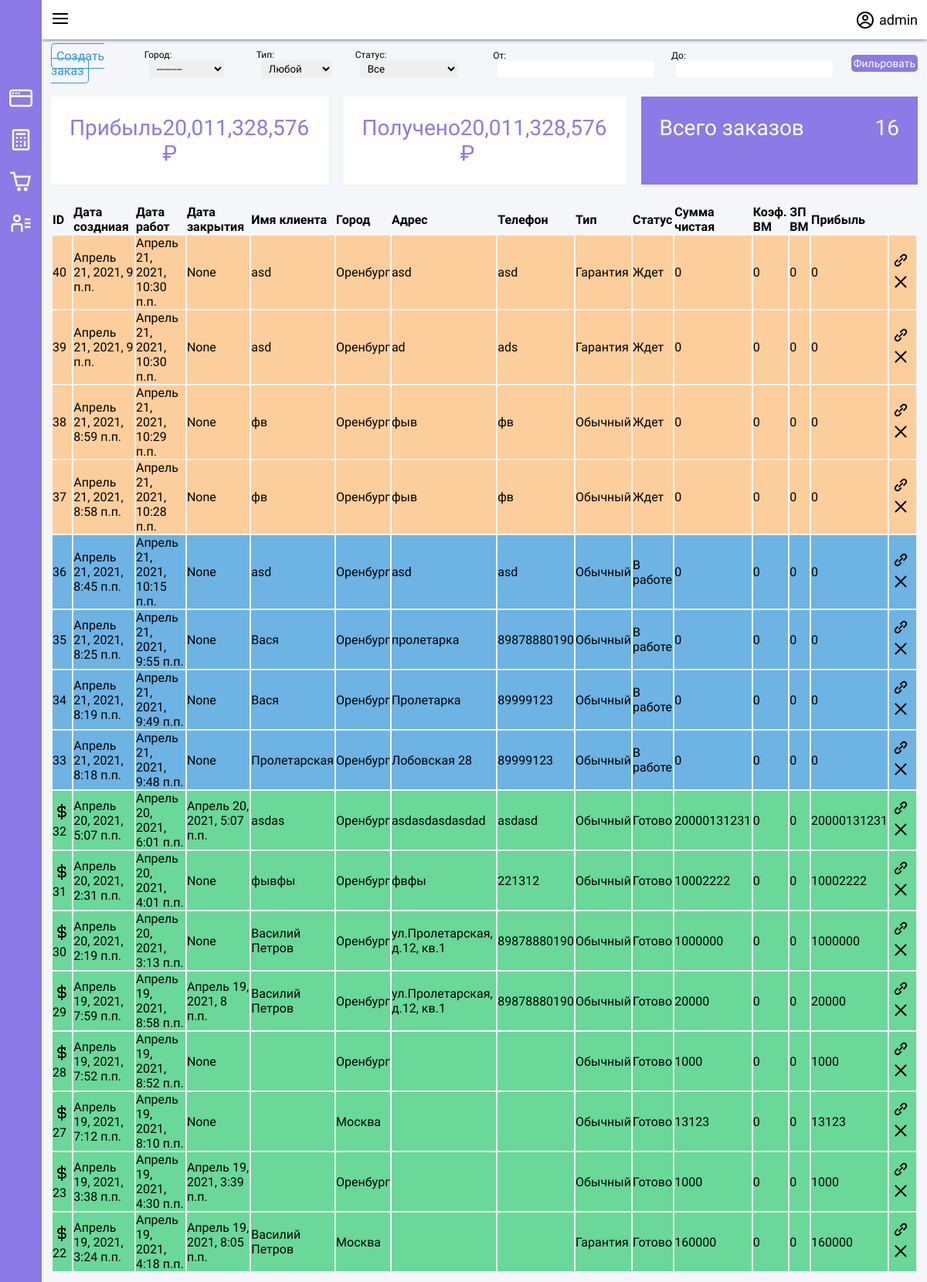
The app's page /orders/ (signed in) with its own data.
### app/models.py (models this page shows, shortened)
class User(AbstractUser):
    pass

class Order(models.Model):
    class Meta:
        verbose_name = "Заказ"
        verbose_name_plural = "Заказы"
    TypeChoice = (
        ('G', 'Гарантия'),
        ('N', 'Обычный'),
    )
    StatusChoice = (
        ('R', 'Готово'),
        ('W', 'Ждет'),
        ('C', 'Отменен'),
        ('J', 'В работе'),
        ('M', 'Модернизация')
    )
    create_date = models.DateTimeField(verbose_name='Дата и время создания заказа.', auto_now_add=True)
    working_date = models.DateTimeField(verbose_name='Когда начинать работу', blank=True, default=timezone.now()+timezone.timedelta(hours=1))
    closing_date = models.DateTimeField(verbose_name='Дата и время закрытия заказа.', null=True, blank=True)
    client_name = models.CharField(max_length=256, verbose_name='Имя клиента', blank=True, default='')
    master_advert_name = models.CharField(max_length=128,verbose_name='Рекламное имя ВМ', blank=True, null=True)
    client_adress = models.CharField(max_length=256, verbose_name='Адрес', blank=True, default='')
    client_phone = models.CharField(max_length=128, verbose_name='Телефон клиента', blank=True, default='')
    client_city = models.ForeignKey(
        to=City,
        related_name='client_city',
        related_query_name='client_cities',
        verbose_name='Город',
        null=True,
        on_delete=models.SET_NULL
    )
    order_type = models.CharField(max_length=1, verbose_name='Тип', choices=TypeChoice, default='N')
    order_status = models.CharField(max_length=1, verbose_name='Статус', choices=StatusChoice, default='W')
    comment = models.TextField(verbose_name='Проблема', blank=True, default='')
    announced_amounts = models.TextField(verbose_name='Цены озвучены', blank=True, default='')
    master = models.ForeignKey(
        TelegramProfile,
        on_delete=models.SET_NULL,
        related_name='orders',
        related_query_name='order',
        limit_choices_to={'is_master': True},
        verbose_name='ВМ',
        blank=True,
        null=True
    )
    master_requests = models.ManyToManyField(
        TelegramProfile,
        related_name='orders_request',
        related_query_name='order_request',
        limit_choices_to={'is_master': True},
        blank=True,
        verbose_name='Предложения ВМ',
    )
    amount = models.PositiveIntegerField(verbose_name='Цена услуг', default=0)
    master_comment = models.TextField(verbose_name='Комментарий мастера', blank=True, default='')
    cashed = models.BooleanField(verbose_name='Деньги собраны?', default=False, blank=True)
    cached_master_percent = models.FloatField(verbose_name='Процент мастера.', default=0, blank=True)
    @property
    def get_amount(self):
            if self.amount:
                return self.amount
            else:
                return 0
    @property
    def get_master_amount(self):
        return int(self.get_amount * self.master_coef)
    @property
    def get_clear_amount(self):
        return int(self.get_amount - self.get_master_amount)
    @property
    def get_cashed_value(self):
        if self.cashed:
            return self.get_clear_amount
        return 0
    @property
    def master_coef(self):
        if self.master:
            if self.order_status == 'R':
                return self.cached_master_percent
            else:
                for row in self.master.percents.split(','):
                    values, percent = row.split('%')
                    val1, val2 = values.split('-')
                    if self.get_amount > int(val1) and self.get_amount < int(val2):
                        self.cached_master_percent = int(percent) / 100
                        self.save()
                        return self.cached_master_percent
        return 0
    @property
    def type_verbose(self):
        if (self.order_type):
            return dict(Order.TypeChoice)[self.order_type]
        return ''
    @property
    def status_verbose(self):
        if (self.order_status):
            return dict(Order.StatusChoice)[self.order_status]
        return ''

class City(models.Model):
    class Meta:
        verbose_name = 'Город'
        verbose_name_plural = 'Города'
    title = models.CharField(max_length=128, verbose_name='Город', null=True, blank=True)
    def __str__(self):
        return self.title

class TelegramProfile(models.Model):
    class Meta:
        verbose_name = "Телеграм профиль"
        verbose_name_plural = "Телеграм профиля"
    telegram_first_name = models.CharField(
        max_length=128, verbose_name='Имя')
    telegram_last_name = models.CharField(
        max_length=128, verbose_name='Фамилия', blank=True, null=True)
    telegram_username = models.CharField(
        max_length=128, verbose_name='Telegram имя пользователя', blank=True, null=True)
    telegram_chat_id = models.CharField(max_length=128, verbose_name='Telegram id чата', unique=True)
    is_master = models.BooleanField(verbose_name='Является мастером?', blank=True, default=False)
    is_operator = models.BooleanField(verbose_name='Является оператором?', blank=True, default=False)
    percents = models.CharField(max_length=512, verbose_name='Проценты', help_text='[от-до%процент, от-до%процент...]. Если интервалы пересекаются, будет выбран первый в списке.', blank=False, default='0-2999%35,3000-999999%50') #amountFrom-amountTo%percent,amountFrom-amountTo%percent,amountFrom-amountTo%percent

### app/views.py (the view)
# urls.py: path('orders/', views.OrderListView.as_view(), name='orders'),
class OrderListView(LoginRequiredMixin, ListView):
    login_url = reverse_lazy('login')
    redirect_field_name = 'login'
    filter_form_class = forms.OrdersFilterForm
    model = models.Order
    template_name = 'order_list.html'
    ordering = ['-create_date']
    paginate_by = 50
    def get_context_data(self, **kwargs):
        context = super().get_context_data(**kwargs)
        context['filter_form'] = self.filter_form_class
        context['amount'] = self.get_all_amount()
        context['clear_amount'] = self.get_all_clear_amount()
        return context
    def get_all_amount(self):
        amount = 0
        queryset = self.get_queryset().filter(order_status='R')
        print(queryset)
        for order in queryset:
            t = order.get_amount
            if t:
                amount += t
        return amount
    def get_all_clear_amount(self):
        amount = 0
        queryset = self.get_queryset().filter(order_status='R')
        for order in queryset:
            t = order.get_cashed_value
            if t:
                amount += t
        return amount
    def get_queryset(self, *args, **kwargs):
        queryset = super().get_queryset(*args, **kwargs)
        queryset, filter_form = self.do_filter(self.request, queryset)
        self.filter_form_class = filter_form
        return queryset
    def do_filter(self, request, queryset):
        filter_form = forms.OrdersFilterForm(request.GET)
        if filter_form.is_valid():
            if filter_form.cleaned_data['min_amount']:
                queryset = queryset.filter(
                    amount__gte=filter_form.cleaned_data['min_amount'])
            if filter_form.cleaned_data['max_amount']:
                queryset = queryset.filter(
                    amount__lte=filter_form.cleaned_data['max_amount'])
            if filter_form.cleaned_data['city']:
                queryset = queryset.filter(
                    client_city=filter_form.cleaned_data['city'])
            if filter_form.cleaned_data['order_type'] and filter_form.cleaned_data['order_type'] != '':
                queryset = queryset.filter(
                    order_type=filter_form.cleaned_data['order_type'])
            if filter_form.cleaned_data['order_status']:
                queryset = queryset.filter(
                    order_status=filter_form.cleaned_data['order_status'])
        return queryset, filter_form

### app/forms.py
class OrdersFilterForm(forms.Form):
    status_choice = list(models.Order.StatusChoice)
    status_choice.append(('', 'Все'))
    type_choice = list(models.Order.TypeChoice)
    type_choice.append(('', 'Любой'))
    city = forms.ModelChoiceField(queryset=models.City.objects.all(), label='Город', required=False,)
    order_type = forms.ChoiceField(
        required=False,
        choices=type_choice,
        label='Тип',
        initial=''
    )
    order_status = forms.ChoiceField(
        required=False,
        choices=status_choice,
        label='Статус',
        initial=''
    )
    min_amount = forms.IntegerField(label='От', required=False)
    max_amount = forms.IntegerField(label='До', required=False)

### app/templatetags/my_tags.py (called while the page is built)
@register.filter(name='humanize_int')
def humanize_int(number):
    return humanize.intcomma(number)

### templates/order_list.html (shortened to what this page needs)
{% extends 'base.html' %}
{% load static %}
{% load my_tags %}
{% block html_header %}
<link rel="stylesheet" href="{% static 'css/orders.css' %}">
{% endblock %}
{% block content %}
<div class="container">
    <div class="top-bar">
        <div><a class="button-primary" href="{% url 'orders/create' %}">Создать заказ</a></div>
        <form method="GET" class="filters _row">
            {{ filter_form.as_p }}
            <input type="submit" value="Фильровать">
        </form>
    </div>
    <div class="metric">
        <div class="metric_card">
            <div class="metric_header">
                Прибыль
            </div>
            <div class="metric_info">
                {{ clear_amount|humanize_int }} ₽
            </div>
        </div>
        <div class="metric_card">
            <div class="metric_header">
                Получено
            </div>
            <div class="metric_info">
                {{ amount|humanize_int }} ₽
            </div>
        </div>
        <div class="metric_card">
            <div class="metric_header">
                Всего заказов
            </div>
            <div class="metric_info">
                {{ object_list.count }}
            </div>
        </div>
    </div>
    <table class="orders_list">
        <tr>
            <th>ID</th>
            <th>Дата создниая</th>
            <th>Дата работ</th>
            <th>Дата закрытия</th>
            <th>Имя клиента</th>
            <th>Город</th>
            <th>Адрес</th>
            <th>Телефон</th>
            <th>Тип</th>
            <th>Статус</th>
            <th>Сумма чистая</th>
            <th>Коэф. ВМ</th>
            <th>ЗП ВМ</th>
            <th>Прибыль</th>
        </tr>
        {% for order in object_list %}
        <tr class="{% if order.order_status == 'R' %}bg-success {% elif order.order_status == 'C' %} bg-danger {% elif order.order_status == 'W' %} bg-warning {% elif order.order_status == 'J' %} bg-primary {% elif order.order_status == 'M' %} bg-modern {%endif%}">
            <td>
                {{ order.id }}</td>
            <td>{{ order.create_date }}</td>
            <td>{{ order.working_date }}</td>
            <td>{{ order.closing_date }}</td>
            <td>{{ order.client_name }}</td>
            <td>{{ order.client_city }}</td>
            <td>{{ order.client_adress }}</td>
            <td>{{ order.client_phone }}</td>
            <td>{{ order.type_verbose }}</td>
            <td>{{ order.status_verbose }}</td>
            <td>{{ order.amount }}</td>
            <td>{{ order.master_coef }}</td>
            <td>{{ order.get_master_amount }}</td>
            <td>{{ order.get_clear_amount }}</td>
            <td>
                <a href="{% url 'orders/detail' order.id %}">
                </a>
                <a href="{% url 'orders/delete' order.id %}">
                </a>
            </td>
        </tr>
        {% endfor %}
    </table>
</div>
{% endblock %}

### templates/base.html (shortened to what this page needs)
{% load static %}
{% load my_tags %}
<!DOCTYPE html>
<html lang="en">
<head>
    <link rel="stylesheet" href="{% static 'css/main.css' %}">
    <link rel="stylesheet" href="{% static 'css/header.css' %}">
    <link rel="stylesheet" href="{% static 'css/sidebar.css' %}">
    <link rel="stylesheet" href="{% static 'css/grid.css' %}">
    <link rel="stylesheet" href="{% static 'css/tags/warning.css' %}">
    <link rel="stylesheet" href="{% static 'css/forms.css' %}">
    <link rel="stylesheet" href="{% static 'css/masters.css' %}">
    <link rel="stylesheet" href="{% static 'css/paginator.css' %}">
    <link rel="stylesheet" href="{% static 'css/box-office.css' %}">
    {% block html_header %}{% endblock %}
</head>
<body>
    {% include 'components/sidebar.html' %}
    <div class="wrapper">
        <nav class="header p-3">
            <button class="burger_toggle">
            </button>
            <a class="profile f-row" href="{% url 'profile' request.user.id %}">
                <span>{{ request.user.username }}</span>
            </a>
        </nav>
        {% block content %}
        {% endblock %}
    </div>
</body>
</html>

### app/static/css/main.css (style rules this page uses)
* { font-family: 'Montserrat', sans-serif; padding: 0; margin: 0; --main-pink-color: #8C7AE6; --main-bg-color: #f5f6fa; }
html, body { width: 100%; height: 100%; overflow-y: hidden; display: flex; }
button, a { background: none; border: none; padding: 0px; margin: 0px; cursor: pointer; outline: none; border-radius: 5px; transition: 0.2s; text-decoration: none; color: black; padding: 3px; }
.button-primary { border: 1px solid #3498db; color: #3498db; padding: 6px; }
.wrapper { height: 100%; width: 100%; display: flex; flex-direction: column; background: var(--main-bg-color); }
.container { width: 100%; height: 100%; box-sizing: border-box; overflow-y: auto; padding: 12px; }
.bg-success { background-color: rgba(46, 204, 113, .7) !important; }
.bg-warning { background-color: rgba(255, 190, 118, .7) !important; }
.bg-primary { background-color: rgba(52, 152, 219, .7) !important; }
.f-row { display: flex; flex-direction: row; justify-content: center; align-items: center; }

### app/static/css/header.css (style rules this page uses)
.header { display: flex; flex-direction: row; align-items: center; justify-content: space-between; background: white; box-shadow: 0px 0px 5px #353b48; z-index: 9998; }
.profile { font-size: 18px; padding: 12px; }
.profile span { margin-left: 6px; }

### app/static/css/sidebar.css (style rules this page uses)
.burger_toggle { color: black; width: fit-content !important; padding: 12px; transition: 0.3s; }

### app/static/css/grid.css (style rules this page uses)
._row { display: flex !important; flex-direction: row !important; }

### app/static/css/forms.css (style rules this page uses)
form { display: flex; flex-direction: column; }
form input, form select, form textarea { border: none !important; outline: none !important; padding: 12px; }
form label { margin-top: 12px; }
form input[type='submit'] { background: var(--main-pink-color); color: white; font-weight: 500; font-size: 14px; width: fit-content; margin: auto; margin-top: 12px; border-radius: 5px; cursor: pointer; }
form.filters { justify-content: center; align-items: center; font-size: 12px; }
form.filters label { margin: 0px; }
form.filters input[type='submit'] { margin: 0px; padding: 3px; }
form.filters input, form.filters select { margin: 0 6px; padding: 3px 6px; }

### app/static/css/orders.css (style rules this page uses)
.orders_list { width: 100%; box-sizing: border-box; text-align: left; }
.orders_list tr { transition: 0.1s; }
.metric { display: grid; grid-template-columns: repeat(3, 1fr); grid-gap: 20px; margin: 24px 0; }
.metric_card { background: white; color: var(--main-pink-color); padding: 24px; font-size: 28px; display: flex; justify-content: space-between; }
.metric_card:last-of-type { background: var(--main-pink-color); color: white; }
.top-bar { display: flex; justify-content: space-between; }
@media (max-width: 1410px) { .orders_list { grid-template-columns: repeat(2, 1fr); } }

### records on screen
User: user.username "admin"
Order: id "40", create_date "Апрель 21, 2021, 9 п.п.", working_date "Апрель 21, 2021, 10:30 п.п.", closing_date "None", client_name "asd", client_city "Оренбург", client_adress "asd", client_phone "asd", type_verbose "Гарантия", status_verbose "Ждет", amount "0", master_coef "0", get_master_amount "0", get_clear_amount "0"
Order: id "39", create_date "Апрель 21, 2021, 9 п.п.", working_date "Апрель 21, 2021, 10:30 п.п.", closing_date "None", client_name "asd", client_city "Оренбург", client_adress "ad", client_phone "ads", type_verbose "Гарантия", status_verbose "Ждет", amount "0", master_coef "0", get_master_amount "0", get_clear_amount "0"
Order: id "38", create_date "Апрель 21, 2021, 8:59 п.п.", working_date "Апрель 21, 2021, 10:29 п.п.", closing_date "None", client_name "фв", client_city "Оренбург", client_adress "фыв", client_phone "фв", type_verbose "Обычный", status_verbose "Ждет", amount "0", master_coef "0", get_master_amount "0", get_clear_amount "0"
Order: id "37", create_date "Апрель 21, 2021, 8:58 п.п.", working_date "Апрель 21, 2021, 10:28 п.п.", closing_date "None", client_name "фв", client_city "Оренбург", client_adress "фыв", client_phone "фв", type_verbose "Обычный", status_verbose "Ждет", amount "0", master_coef "0", get_master_amount "0", get_clear_amount "0"
Order: id "36", create_date "Апрель 21, 2021, 8:45 п.п.", working_date "Апрель 21, 2021, 10:15 п.п.", closing_date "None", client_name "asd", client_city "Оренбург", client_adress "asd", client_phone "asd", type_verbose "Обычный", status_verbose "В работе", amount "0", master_coef "0", get_master_amount "0", get_clear_amount "0"
Order: id "35", create_date "Апрель 21, 2021, 8:25 п.п.", working_date "Апрель 21, 2021, 9:55 п.п.", closing_date "None", client_name "Вася", client_city "Оренбург", client_adress "пролетарка", client_phone "89878880190", type_verbose "Обычный", status_verbose "В работе", amount "0", master_coef "0", get_master_amount "0", get_clear_amount "0"
Order: id "34", create_date "Апрель 21, 2021, 8:19 п.п.", working_date "Апрель 21, 2021, 9:49 п.п.", closing_date "None", client_name "Вася", client_city "Оренбург", client_adress "Пролетарка", client_phone "89999123", type_verbose "Обычный", status_verbose "В работе", amount "0", master_coef "0", get_master_amount "0", get_clear_amount "0"
Order: id "33", create_date "Апрель 21, 2021, 8:18 п.п.", working_date "Апрель 21, 2021, 9:48 п.п.", closing_date "None", client_name "Пролетарская", client_city "Оренбург", client_adress "Лобовская 28", client_phone "89999123", type_verbose "Обычный", status_verbose "В работе", amount "0", master_coef "0", get_master_amount "0", get_clear_amount "0"
Order: cashed True (drawn), id "32", create_date "Апрель 20, 2021, 5:07 п.п.", working_date "Апрель 20, 2021, 6:01 п.п.", closing_date "Апрель 20, 2021, 5:07 п.п.", client_name "asdas", client_city "Оренбург", client_adress "asdasdasdasdad", client_phone "asdasd", type_verbose "Обычный", status_verbose "Готово", amount "20000131231", master_coef "0", get_master_amount "0", get_clear_amount "20000131231"
Order: cashed True (drawn), id "31", create_date "Апрель 20, 2021, 2:31 п.п.", working_date "Апрель 20, 2021, 4:01 п.п.", closing_date "None", client_name "фывфы", client_city "Оренбург", client_adress "фвфы", client_phone "221312", type_verbose "Обычный", status_verbose "Готово", amount "10002222", master_coef "0", get_master_amount "0", get_clear_amount "10002222"
Order: cashed True (drawn), id "30", create_date "Апрель 20, 2021, 2:19 п.п.", working_date "Апрель 20, 2021, 3:13 п.п.", closing_date "None", client_name "Василий Петров", client_city "Оренбург", client_adress "ул.Пролетарская, д.12, кв.1", client_phone "89878880190", type_verbose "Обычный", status_verbose "Готово", amount "1000000", master_coef "0", get_master_amount "0", get_clear_amount "1000000"
Order: cashed True (drawn), id "29", create_date "Апрель 19, 2021, 7:59 п.п.", working_date "Апрель 19, 2021, 8:58 п.п.", closing_date "Апрель 19, 2021, 8 п.п.", client_name "Василий Петров", client_city "Оренбург", client_adress "ул.Пролетарская, д.12, кв.1", client_phone "89878880190", type_verbose "Обычный", status_verbose "Готово", amount "20000", master_coef "0", get_master_amount "0", get_clear_amount "20000"
Order: cashed True (drawn), id "28", create_date "Апрель 19, 2021, 7:52 п.п.", working_date "Апрель 19, 2021, 8:52 п.п.", closing_date "None", client_city "Оренбург", type_verbose "Обычный", status_verbose "Готово", amount "1000", master_coef "0", get_master_amount "0", get_clear_amount "1000"
Order: cashed True (drawn), id "27", create_date "Апрель 19, 2021, 7:12 п.п.", working_date "Апрель 19, 2021, 8:10 п.п.", closing_date "None", client_city "Москва", type_verbose "Обычный", status_verbose "Готово", amount "13123", master_coef "0", get_master_amount "0", get_clear_amount "13123"
Order: cashed True (drawn), id "23", create_date "Апрель 19, 2021, 3:38 п.п.", working_date "Апрель 19, 2021, 4:30 п.п.", closing_date "Апрель 19, 2021, 3:39 п.п.", client_city "Оренбург", type_verbose "Обычный", status_verbose "Готово", amount "1000", master_coef "0", get_master_amount "0", get_clear_amount "1000"
Order: cashed True (drawn), id "22", create_date "Апрель 19, 2021, 3:24 п.п.", working_date "Апрель 19, 2021, 4:18 п.п.", closing_date "Апрель 19, 2021, 8:05 п.п.", client_name "Василий Петров", client_city "Москва", type_verbose "Гарантия", status_verbose "Готово", amount "160000", master_coef "0", get_master_amount "0", get_clear_amount "160000"

### other values on screen
{{ clear_amount|humanize_int }} "20,011,328,576"
{{ amount|humanize_int }} "20,011,328,576"
{{ object_list.count }} "16"
